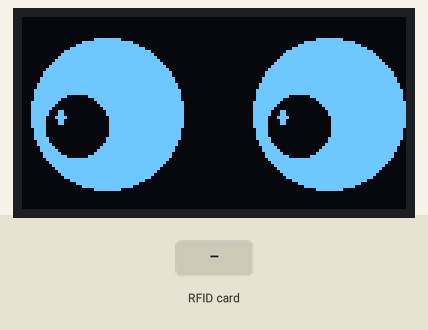
Simulated run of this sketch. Board: Arduino Uno, built with avr-gcc and run on an emulated ATmega328P. On the bench: 128×64 one-colour display. Inputs (shaded band) come from the test bench. Random numbers use the default seed unless the sketch sets one.

Above: at 1.2 s.
1.3 s: RFID card 70 46 4F 73 held to the reader
At 2.1 s:
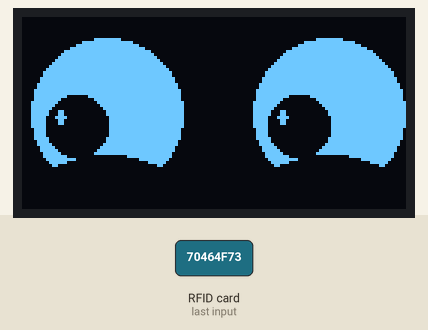
2.8 s: RFID card A0 5B 4F 73 held to the reader
At 3.9 s:
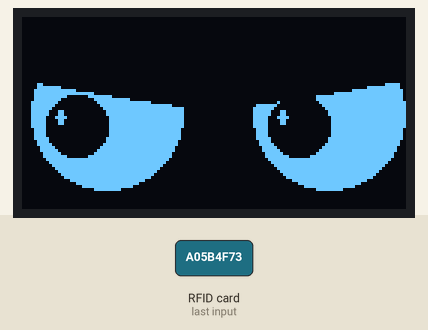
Timing chart, 0 to 5.8 s (numbered marks = the images above; inputs shaded):
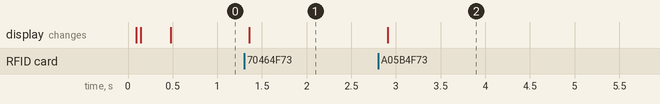

The sketch:

desk_pal.ino
```cpp
#include <SPI.h>
#include <MFRC522.h>
#include <Adafruit_GFX.h>
#include <Adafruit_SSD1306.h>
#include <Wire.h>

// Oled: Red=V5, Purple=GND, Blue=SCK (A5), Green=SDA (A4)
#define OLED_RESET -1

// RC522 RFID pins
#define RFID_SS   10
#define RFID_RST  6

// Store RFID strings in flash memory
const char UID_BLINK[] PROGMEM = "A2644F73";
const char UID_HAPPY[] PROGMEM = "70464F73";
const char UID_MAD[] PROGMEM = "A05B4F73";
const char UID_SAD[] PROGMEM = "84634973";
const char UID_SUS[] PROGMEM = "5E3E4F73";

const int PUPIL_RADIUS = 10;
const int PUPIL_SHINE_X = 2;
const int PUPIL_SHINE_Y = 3;
const int EYE_RADIUS = 25;
const int BLINK_DELAY = 200;

// Emotions that are available
enum Emotion { NORMAL, HAPPY, MAD, SAD, SUS };
Emotion currentEmotion = NORMAL;

// Create RFID reader and OLED screen
MFRC522 rfid(RFID_SS, RFID_RST);
Adafruit_SSD1306 display(128, 64, &Wire, OLED_RESET);

void fillEllipse(int16_t x0, int16_t y0, int16_t rx, int16_t ry, uint16_t color) {
  int32_t rx2 = (int32_t)rx * rx;
  int32_t ry2 = (int32_t)ry * ry;

  for (int16_t y = -ry; y <= ry; y++) {
    int32_t y2 = (int32_t)y * y;
    int32_t x_span_squared = rx2 * (ry2 - y2) / ry2;
    int16_t x_span = 0;

    if (x_span_squared > 0) {
      int32_t guess = x_span_squared >> 1;
      if (guess == 0) guess = 1;
      for (int i = 0; i < 4; i++) {
        guess = (guess + x_span_squared / guess) >> 1;
      }
      x_span = (int16_t)guess;
    }

    display.drawFastHLine(x0 - x_span, y0 + y, (x_span << 1), color);
  }
}

// Translate RFID code to readable string
void getUIDString(char* buffer) {
  buffer[0] = '\0';
  for (byte i = 0; i < rfid.uid.size; i++){
    char segment[3];
    sprintf(segment, "%02X", rfid.uid.uidByte[i]);
    strcat(buffer, segment);
  }
}

// Helper function to compare UID with PROGMEM strings
bool compareUID(const char* uidStr, const char* progmemStr) {
  char buf[16];
  strcpy_P(buf, progmemStr);
  return strcmp(uidStr, buf) == 0;
}

// Bunch of overlays to draw over the standard eyes
void drawHappyOverlay() {
  display.fillCircle(28, 86, 40, SSD1306_BLACK);
  display.fillCircle(102, 86, 40, SSD1306_BLACK);
}

void drawMadOverlay() {
  fillEllipse(64, -10, 65, 40, SSD1306_BLACK);
}

void drawSadOverlay() {
  fillEllipse(15, 3, 40, 20, SSD1306_BLACK);
  fillEllipse(115, 3, 40, 20, SSD1306_BLACK);
}

void drawSuspiciousOverlay() {
  display.fillRect(0, 0, 128, 25, SSD1306_BLACK);
  display.fillRect(0, 39, 128, 25, SSD1306_BLACK);
}

// Function to draw only eyelids
void drawClosedEyes() {
  display.clearDisplay();
  display.drawLine(10, 32, 50, 32, SSD1306_WHITE);
  display.drawLine(78, 32, 118, 32, SSD1306_WHITE);
  display.display();
}

void drawEyes(int position){
  display.fillCircle(28, 32, EYE_RADIUS, SSD1306_WHITE);
  display.fillCircle(102, 32, EYE_RADIUS, SSD1306_WHITE);

  // 1 = Top-left, 2 = Bottom-left, 3 = Top-right, 4 = Bottom-right, Default = middle
  switch(position){
    case 1:
      display.fillCircle(18, 28, PUPIL_RADIUS, SSD1306_BLACK);
      display.fillCircle(92, 28, PUPIL_RADIUS, SSD1306_BLACK);
      fillEllipse(13, 25, PUPIL_SHINE_X, PUPIL_SHINE_Y, SSD1306_WHITE);
      fillEllipse(87, 25, PUPIL_SHINE_X, PUPIL_SHINE_Y, SSD1306_WHITE);
      break;

    case 2:
      display.fillCircle(18, 36, PUPIL_RADIUS, SSD1306_BLACK);
      display.fillCircle(92, 36, PUPIL_RADIUS, SSD1306_BLACK);
      fillEllipse(13, 33, PUPIL_SHINE_X, PUPIL_SHINE_Y, SSD1306_WHITE);
      fillEllipse(87, 33, PUPIL_SHINE_X, PUPIL_SHINE_Y, SSD1306_WHITE);
      break;

    case 3:
      display.fillCircle(40, 28, PUPIL_RADIUS, SSD1306_BLACK);
      display.fillCircle(112, 28, PUPIL_RADIUS, SSD1306_BLACK);
      fillEllipse(35, 25, PUPIL_SHINE_X, PUPIL_SHINE_Y, SSD1306_WHITE);
      fillEllipse(107, 25, PUPIL_SHINE_X, PUPIL_SHINE_Y, SSD1306_WHITE);
      break;

    case 4:
      display.fillCircle(40, 36, PUPIL_RADIUS, SSD1306_BLACK);
      display.fillCircle(112, 36, PUPIL_RADIUS, SSD1306_BLACK);
      fillEllipse(35, 33, PUPIL_SHINE_X, PUPIL_SHINE_Y, SSD1306_WHITE);
      fillEllipse(107, 33, PUPIL_SHINE_X, PUPIL_SHINE_Y, SSD1306_WHITE);
      break;

    default:
      display.fillCircle(32, 32, PUPIL_RADIUS, SSD1306_BLACK);
      display.fillCircle(98, 32, PUPIL_RADIUS, SSD1306_BLACK);
      fillEllipse(27, 29, PUPIL_SHINE_X, PUPIL_SHINE_Y, SSD1306_WHITE);
      fillEllipse(93, 29, PUPIL_SHINE_X, PUPIL_SHINE_Y, SSD1306_WHITE);
      break;
  }
}

bool interruptibleDelay(int totalMs) {
  int step = 50;
  for (int i = 0; i < totalMs; i += step) {
    delay(step);
    if (rfid.PICC_IsNewCardPresent() && rfid.PICC_ReadCardSerial()) {
      return true; // Interrupted
    }
  }
  return false;
}

bool blinkEyes(int times) {
  for (int i = 0; i < times; i++) {
    drawClosedEyes();
    if (interruptibleDelay(200)) return true;
  }
  return false;
}

void setup() {
  Serial.begin(9600);
  SPI.begin();

  // Init RFID
  rfid.PCD_Init();
  delay(10);

  // Init OLED
  if (!display.begin(SSD1306_SWITCHCAPVCC, 0x3C)) {
    Serial.println(F("OLED failed to initialize"));
    while (1);
  }
}

unsigned long lastEyeMoveTime = 0;
unsigned long eyeMoveInterval = 3000;
int currentEyeState = 0;
int remainingMoves = 0;

void loop() {
  // Always check RFID
  if (rfid.PICC_IsNewCardPresent() && rfid.PICC_ReadCardSerial()) {
    char uidStr[16];
    getUIDString(uidStr);

    if (compareUID(uidStr, UID_BLINK)) {
      blinkEyes(3);
    } else if (compareUID(uidStr, UID_HAPPY)) {
      currentEmotion = HAPPY;
    } else if (compareUID(uidStr, UID_MAD)) {
      currentEmotion = MAD;
    } else if (compareUID(uidStr, UID_SAD)) {
      currentEmotion = SAD;
    } else if (compareUID(uidStr, UID_SUS)) {
      currentEmotion = SUS;
    } else {
      currentEmotion = NORMAL;
    }

    rfid.PICC_HaltA();
    rfid.PCD_StopCrypto1();
  }

  // Calculate how many times the eyes need to move before blinking
  unsigned long now = millis();
  if (remainingMoves == 0) {
    if (blinkEyes(1)) return;
    remainingMoves = random(3, 5);
    currentEyeState = random(1, 5);
    lastEyeMoveTime = now;
  }

  // Pick a random eye position
  if (now - lastEyeMoveTime >= eyeMoveInterval) {
    currentEyeState = random(1, 5);
    lastEyeMoveTime = now;
    remainingMoves--;
  }

  // Delete last drawing and draw new eyes, with on top of it the emotion
  display.clearDisplay();
  drawEyes(currentEyeState);

  switch (currentEmotion) {
    case HAPPY:
      drawHappyOverlay();
      break;
    case MAD:
      drawMadOverlay();
      break;
    case SAD:
      drawSadOverlay();
      break;
    case SUS:
      drawSuspiciousOverlay();
      break;
    default:
      break;
  }

  display.display();
}
```

Measured:
- after the input at 1.3 s, the display: changes after 0.06 s (image 1)
